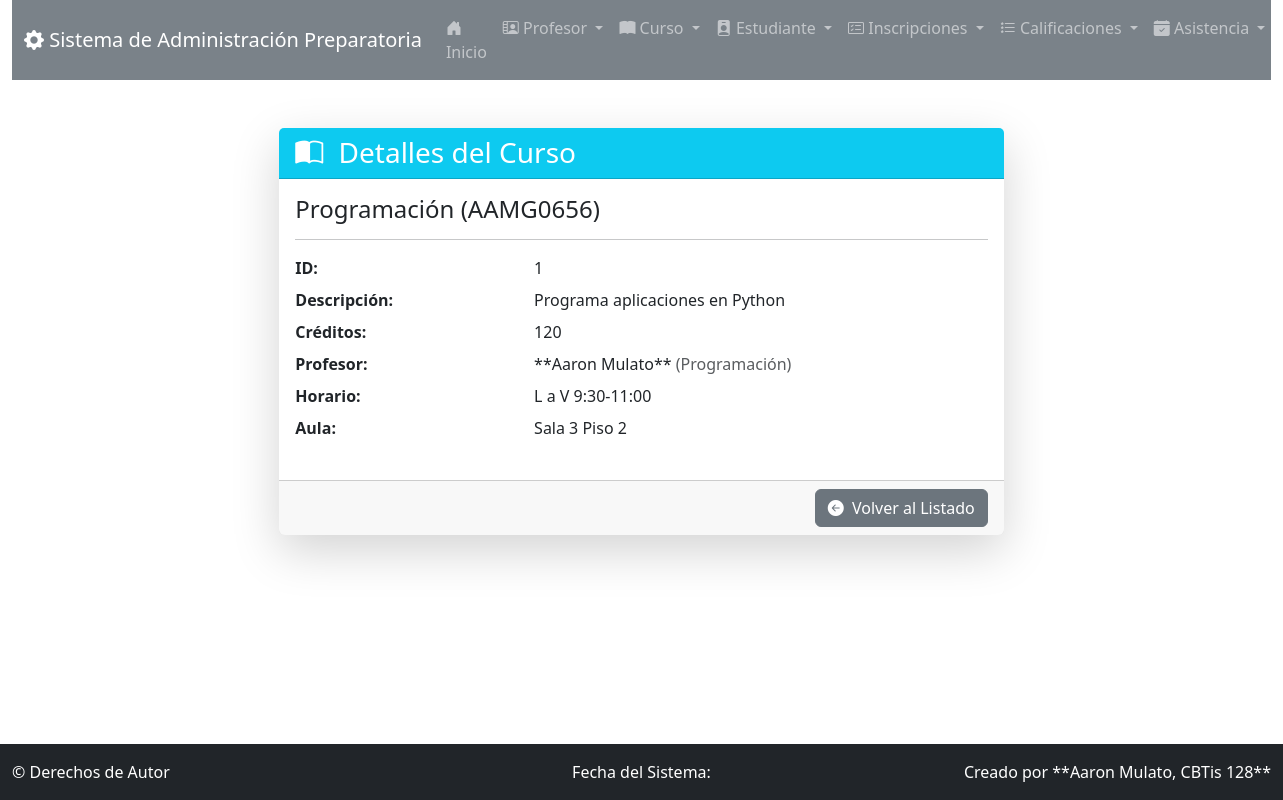
The app's page /curso/detalle/1/ with its own data.
### app_Preparatoria/models.py (models this page shows, shortened)
class Curso(models.Model):
    nombre_curso = models.CharField(max_length=50)
    codigo = models.CharField(max_length=10, unique=True)
    descripcion = models.TextField(max_length=100)
    creditos = models.PositiveIntegerField()
    horario = models.CharField(max_length=50)
    aula = models.CharField(max_length=20)
    profesor = models.ForeignKey(Profesor, related_name="cursos", on_delete=models.CASCADE)

class Profesor(models.Model):
    nombre_profesor = models.CharField(max_length=50)
    apellido_profesor = models.CharField(max_length=50)
    correo_profesor = models.EmailField(max_length=100)
    telefono = models.CharField(max_length=15)
    especialidad = models.CharField(max_length=50, default="")
    fecha_contratacion = models.DateField(auto_now_add=True)
    activo = models.BooleanField(default=True)

### app_Preparatoria/views.py (the view)
# urls.py: path('curso/detalle/<int:curso_id>/', views.ver_detalle_curso, name='ver_detalle_curso'),
def ver_detalle_curso(request, curso_id):
    curso = get_object_or_404(Curso.objects.select_related('profesor'), pk=curso_id)
    context = {'curso': curso}
    return render(request, 'curso/ver_detalle_curso.html', context)

### app_Preparatoria/templates/curso/ver_detalle_curso.html
{% extends 'base.html' %}
{% block content %}
<div class="row justify-content-center">
    <div class="col-md-7">
        <div class="card shadow-lg border-0">
            <div class="card-header bg-info text-white">
                <h3 class="mb-0"><i class="bi bi-book-half me-2"></i> Detalles del Curso</h3>
            </div>
            <div class="card-body">
                <h4 class="card-title">{{ curso.nombre_curso }} ({{ curso.codigo }})</h4>
                <hr>
                <dl class="row">
                    <dt class="col-sm-4">ID:</dt>
                    <dd class="col-sm-8">{{ curso.id }}</dd>
                    <dt class="col-sm-4">Descripción:</dt>
                    <dd class="col-sm-8">{{ curso.descripcion }}</dd>
                    <dt class="col-sm-4">Créditos:</dt>
                    <dd class="col-sm-8">{{ curso.creditos }}</dd>
                    <dt class="col-sm-4">Profesor:</dt>
                    <dd class="col-sm-8">
                        **{{ curso.profesor.nombre_profesor }} {{ curso.profesor.apellido_profesor }}** <span class="text-muted">({{ curso.profesor.especialidad }})</span>
                    </dd>
                    <dt class="col-sm-4">Horario:</dt>
                    <dd class="col-sm-8">{{ curso.horario }}</dd>
                    <dt class="col-sm-4">Aula:</dt>
                    <dd class="col-sm-8">{{ curso.aula }}</dd>
                </dl>
            </div>
            <div class="card-footer text-end">
                <a href="{% url 'ver_curso' %}" class="btn btn-secondary"><i class="bi bi-arrow-left-circle-fill me-1"></i> Volver al Listado</a>
            </div>
        </div>
    </div>
</div>
{% endblock %}

### app_Preparatoria/templates/base.html (style rules this page uses)
:root { --bs-primary: #6c757d; --bs-secondary: #e9ecef; --bs-success: #20c997; --bs-info: #6610f2; }
body { padding-bottom: 60px; }

### records on screen
Curso: nombre_curso "Programación", codigo "AAMG0656", id "1", descripcion "Programa aplicaciones en Python", creditos "120", profesor.nombre_profesor "Aaron", profesor.apellido_profesor "Mulato", profesor.especialidad "Programación", horario "L a V 9:30-11:00", aula "Sala 3 Piso 2"
